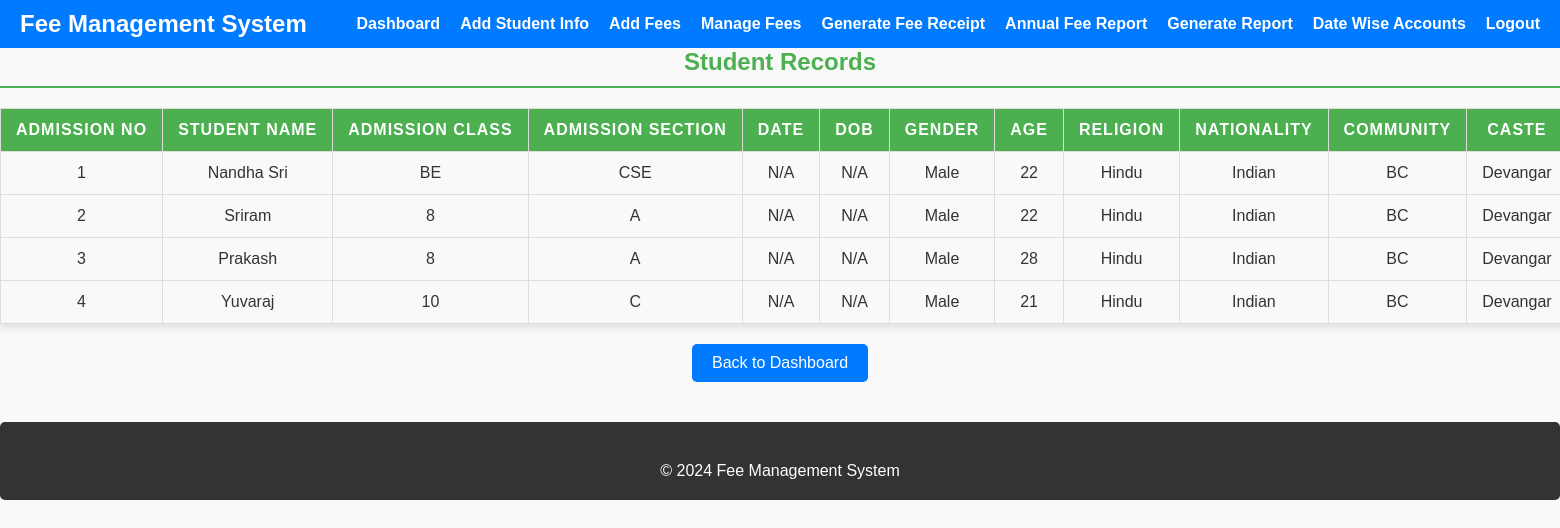
The page /fee_management/modules/manage_student.php on the database its author committed.
### tables this page shows
CREATE TABLE `admisapplicastuddetail` (
  `id` int(11) NOT NULL,
  `EnrollNo` varchar(20) NOT NULL,
  `AdmissionNo` varchar(20) NOT NULL,
  `Date` varchar(20) NOT NULL,
  `StudentSurName` varchar(150) NOT NULL,
  `StudentName` varchar(150) NOT NULL,
  `dobdd` varchar(30) NOT NULL,
  `dobmm` varchar(5) NOT NULL,
  `dobyy` varchar(5) NOT NULL,
  `Gender` varchar(100) NOT NULL,
  `Age` varchar(20) NOT NULL,
  `MotherTongue` varchar(200) NOT NULL,
  `Religion` varchar(100) NOT NULL,
  `Nationality` varchar(100) NOT NULL,
  `Community` varchar(100) NOT NULL,
  `Caste` varchar(100) NOT NULL,
  `PresentAddress1` varchar(250) NOT NULL,
  `PresentAddress2` varchar(250) NOT NULL,
  `PresentAddress3` varchar(250) NOT NULL,
  `PresentAddress4` varchar(250) NOT NULL,
  `PresentPinCode` varchar(230) NOT NULL,
  `PresentState` varchar(250) NOT NULL,
  `PresentResPhone` varchar(20) NOT NULL,
  `PresentEmail` varchar(200) NOT NULL,
  `PermanentAddress1` varchar(250) NOT NULL,
  `PermanentAddress2` varchar(250) NOT NULL,
  `PermanentAddress3` varchar(250) NOT NULL,
  `PermanentAddress4` varchar(250) NOT NULL,
  `PermanentPinCode` varchar(230) NOT NULL,
  `PermanentState` varchar(250) NOT NULL,
  `PermanentResPhone` varchar(20) NOT NULL,
  `PermanentEmail` varchar(200) NOT NULL,
  `admissionClass` varchar(100) NOT NULL,
  `admissionSection` varchar(100) NOT NULL,
  `Secondlanguage` varchar(100) NOT NULL,
  `GroupinclassXI` varchar(200) NOT NULL,
  `Parent_occupation` varchar(200) NOT NULL,
  `Annual_Income` varchar(50) NOT NULL,
  `Special_Category` varchar(200) NOT NULL,
  `Quota` varchar(200) NOT NULL,
  `Physical_Disability` varchar(200) NOT NULL,
  `Marital_Status` varchar(200) NOT NULL,
  `Blood_Group` varchar(200) NOT NULL,
  `Hostel_Required` varchar(200) NOT NULL,
  `Trans_Board_point` varchar(200) NOT NULL,
  `DD_No` varchar(50) NOT NULL,
  `dd_Date` date NOT NULL,
  `Bank` varchar(200) NOT NULL,
  `Amount` varchar(50) NOT NULL
);

### fee_management/modules/manage_student.php (the view, shortened to what this page needs)
<?php
include '../config/db1.php';
include '../template/header.php';
try {
    $query = "SELECT * FROM admisapplicastuddetail ORDER BY id ASC";
    $stmt = $conn->prepare($query);
    $stmt->execute();
    $result = $stmt->get_result();
} catch (Exception $e) {
    die("Database error: " . $e->getMessage());
}
?>
<!DOCTYPE html>
<html lang="en">
<head>
</head>
<body>
    <div>
        <h2>Student Records</h2>
        <table>
            <thead>
                <tr>
                    <th>Admission No</th>
                    <th>Student Name</th>
                    <th>Admission Class</th>
                    <th>Admission Section</th>
                    <th>Date</th>
                    <th>DOB</th>
                    <th>Gender</th>
                    <th>Age</th>
                    <th>Religion</th>
                    <th>Nationality</th>
                    <th>Community</th>
                    <th>Caste</th>
                </tr>
            </thead>
            <tbody>
                <?php
                if ($result && $result->num_rows > 0) {
                    while ($row = $result->fetch_assoc()) {
                        echo "<tr>";
                        echo "<td>" . htmlspecialchars($row['AdmissionNo']) . "</td>";
                        echo "<td>" . htmlspecialchars($row['StudentName']) . "</td>";
                        echo "<td>" . htmlspecialchars($row['admissionClass']) . "</td>";
                        echo "<td>" . htmlspecialchars($row['admissionSection']) . "</td>";
                        echo "<td>" . htmlspecialchars(isset($row['date']) ? $row['date'] : 'N/A') . "</td>";
                        echo "<td>" . htmlspecialchars(isset($row['dob']) ? $row['dob'] : 'N/A') . "</td>";
                        echo "<td>" . htmlspecialchars($row['Gender']) . "</td>";
                        echo "<td>" . htmlspecialchars($row['Age']) . "</td>";
                        echo "<td>" . htmlspecialchars($row['Religion']) . "</td>";
                        echo "<td>" . htmlspecialchars($row['Nationality']) . "</td>";
                        echo "<td>" . htmlspecialchars($row['Community']) . "</td>";
                        echo "<td>" . htmlspecialchars($row['Caste']) . "</td>";
                        echo "</tr>";
                    }
                } else {
                    echo "<tr><td colspan='16'>No records found</td></tr>";
                }
                ?>
            </tbody>
        </table>
        <a href="manage_fee_dashboard.php" class="back-btn">Back to Dashboard</a>
    </div>
    <footer>
        <?php include '../template/footer.php'; ?>
</body>
</html>

### scholarship_management/assets/css/styles.css (style rules this page uses)
* { margin: 0; padding: 0; box-sizing: border-box; }
body { font-family: 'Segoe UI', Tahoma, Geneva, Verdana, sans-serif; background-color: #f0f2f5; padding: 20px; color: #333; }
h2 { font-size: 2rem; color: #007bff; text-align: center; margin-bottom: 20px; font-weight: bold; }
table { width: 100%; border-collapse: collapse; margin-bottom: 20px; table-layout: auto; }
th, td { padding: 10px; text-align: left; border-bottom: 2px solid #ddd; white-space: nowrap; }
th { background-color: #007bff; color: #fff; font-weight: bold; text-transform: uppercase; letter-spacing: 1px; }
td { background-color: #f9f9f9; }
footer { background-color: #343a40; color: white; padding: 15px 0; text-align: center; position: relative; width: 100%; margin-top: 20px; border-radius: 5px; }

### fee_management/modules/manage_student.php (style rules this page uses)
body, html { font-family: Arial, sans-serif; background-color: #f9f9f9; margin: 0; padding: 0; display: flex; flex-direction: column; min-height: 100vh; }
h2 { color: #4CAF50; text-align: center; font-size: 24px; margin-bottom: 20px; border-bottom: 2px solid #4CAF50; padding-bottom: 10px; }
table { width: 100%; max-width: 1200px; margin: 0 auto; border-collapse: collapse; background-color: #fff; box-shadow: 0 4px 8px rgba(0, 0, 0, 0.1); }
th, td { padding: 12px 15px; text-align: center; vertical-align: middle; border: 1px solid #ddd; }
thead th { background-color: #4CAF50; color: #fff; font-weight: bold; position: sticky; top: 0; z-index: 1; }
tbody tr:nth-child(even) { background-color: #f2f2f2; }
.back-btn { display: block; width: fit-content; margin: 20px auto; padding: 10px 20px; background-color: #007BFF; color: #fff; text-decoration: none; border-radius: 5px; text-align: center; font-size: 16px; transition: background-color 0.3s ease; }
footer { text-align: center; padding: 10px; background-color: #333; color: #fff; position: relative; bottom: 0; left: 0; width: 100%; }

### rows shown on the page
admisapplicastuddetail: AdmissionNo "1", StudentName "Nandha Sri", admissionClass "BE", admissionSection "CSE", date "N/A", dob "N/A", Gender "Male", Age "22", Religion "Hindu", Nationality "Indian", Community "BC", Caste "Devangar"
admisapplicastuddetail: AdmissionNo "2", StudentName "Sriram", admissionClass "8", admissionSection "A", date "N/A", dob "N/A", Gender "Male", Age "22", Religion "Hindu", Nationality "Indian", Community "BC", Caste "Devangar"
admisapplicastuddetail: AdmissionNo "3", StudentName "Prakash", admissionClass "8", admissionSection "A", date "N/A", dob "N/A", Gender "Male", Age "28", Religion "Hindu", Nationality "Indian", Community "BC", Caste "Devangar"
admisapplicastuddetail: AdmissionNo "4", StudentName "Yuvaraj", admissionClass "10", admissionSection "C", date "N/A", dob "N/A", Gender "Male", Age "21", Religion "Hindu", Nationality "Indian", Community "BC", Caste "Devangar"
